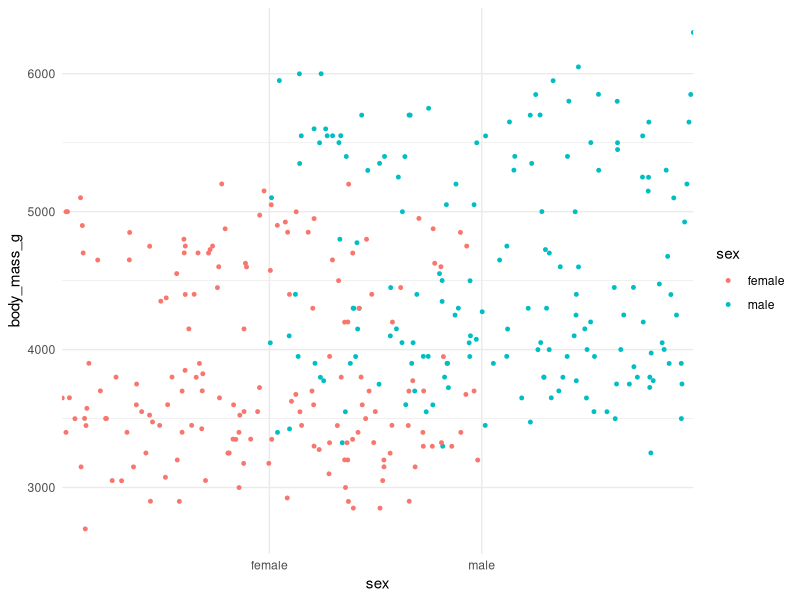
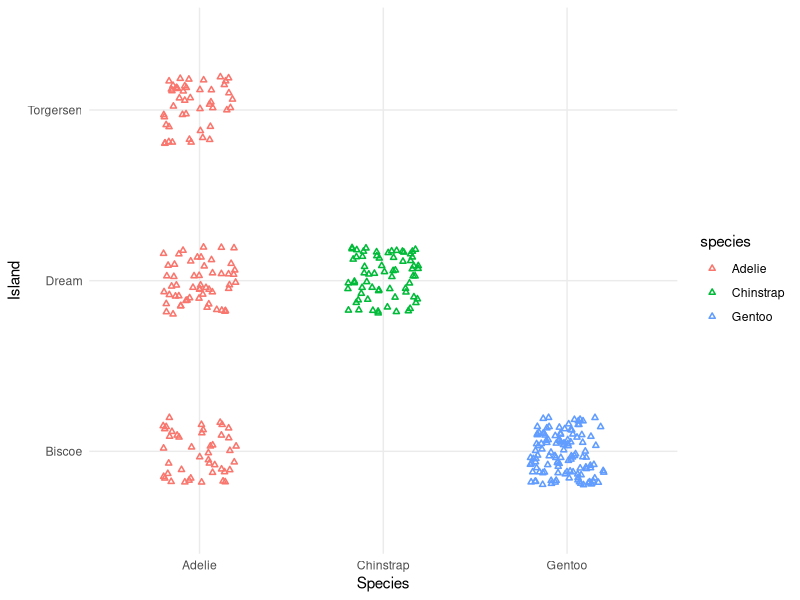

Here is the R script that generated these plots, in order:
## ---- chunk 1
# 1. Set global options for the document
knitr::opts_chunk$set(echo = TRUE, warning = FALSE, message = FALSE)

# 2. Load the libraries directly
library(ggplot2)
library(dplyr)
library(tidyr)
library(palmerpenguins)

# 3. Explicitly load the dataframe
data("penguins")
## ---- chunk 2
nrow(penguins) 
ncol(penguins)
#there are 344 penguins that were surveyed in this data set. This means there are 344 data rows.
#there are 8 data columns, which means we have eight sets of data for each penguin to use. 
## ---- chunk 3
# We will put the males, females, and NA penguins into seprate data packages. 
pmale <- penguins[which(penguins$sex == "male") ,]
pfemale <- penguins[grep("female",penguins$sex) ,]
pSexNA <- penguins[is.na (penguins$sex) ,]

#the which function gives an exact match when using ==, and it kept counting all the penguins as male. 
#in the dataframe, the sexes for 11 penguins were not entered, so you cannot count it normally. 
#so we have to use is.na 
#We will count the amount in each. 

nrow(pmale)
nrow(pfemale)
nrow(pSexNA)

## ---- chunk 4
pAdel <- penguins[grep("Adelie",penguins$species) ,]
pChin <- penguins[grep("Chinstrap",penguins$species) ,]
pGen <- penguins[grep("Gentoo",penguins$species) ,]

#This saves each species into a separate data container 

nrow(pAdel)
nrow(pChin)
nrow(pGen)

## ---- chunk 5
iBis <- penguins[grep("Biscoe",penguins$island) ,]
iDream <- penguins[grep("Dream",penguins$island) ,]
iTorg <- penguins[grep("Torgersen",penguins$island) ,]

#this saves the amount of penguins on each island to a separate data file.

nrow(iBis)
nrow(iDream)
nrow(iTorg) 

## ---- chunk 6
pSexes <- rbind(pmale, pfemale) 
ggplot(pSexes, aes(x = sex, y = body_mass_g, color = sex)) +
geom_jitter(width = 1, height = 1, alpha = 1.0, size = 1) + theme_minimal()
## ---- chunk 7
plot_data <- bind_rows(pmale, pfemale)
ggplot(plot_data, aes(x = species, y = island, color = species)) +
geom_point( position = position_jitter(width = 0.2, height = 0.2), shape = 2, size = 1, stroke = 0.8) + labs(x = "Species", y = "Island",) + theme_minimal()
